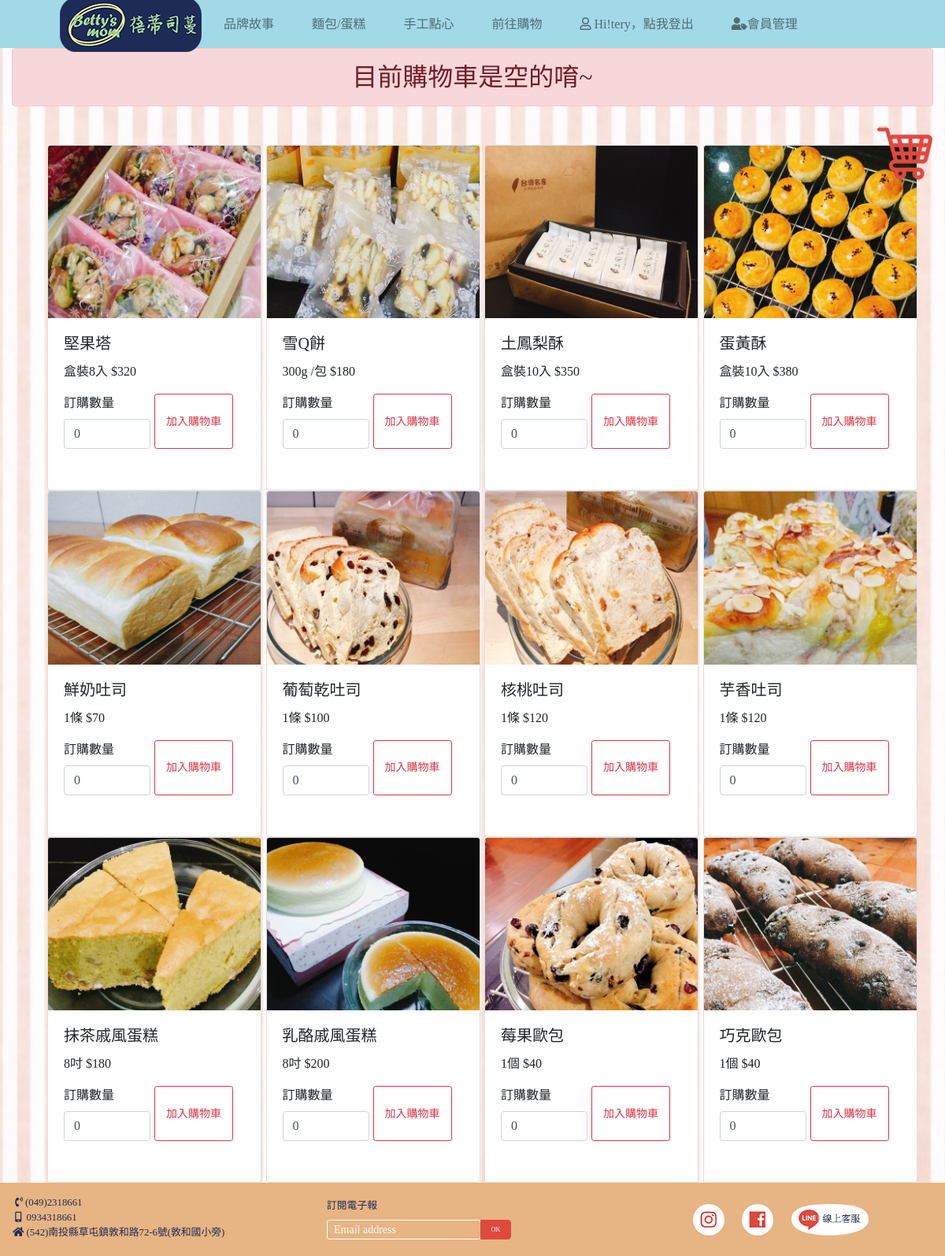
The page /market.php?errMsg=1 (signed in) on the database its author committed.
### tables this page shows
CREATE TABLE `member` (
  `member_id` int(20) NOT NULL,
  `account` varchar(20) NOT NULL,
  `password` varchar(80) NOT NULL,
  `name` varchar(8) NOT NULL,
  `gender` varchar(2) NOT NULL,
  `phonenumber` varchar(20) NOT NULL,
  `email` varchar(30) NOT NULL,
  `birthday` date NOT NULL,
  `address` varchar(50) NOT NULL
);

CREATE TABLE `product` (
  `product_id` int(20) NOT NULL,
  `product_name` varchar(20) NOT NULL,
  `spec` varchar(100) NOT NULL,
  `product_price` int(20) NOT NULL,
  `product_pic` varchar(20) NOT NULL
);

### market.php (the view, shortened to what this page needs)
<?php require_once('Connections/conn_bettysmom.php'); ?>
<?php
$logoutAction = $_SERVER['PHP_SELF']."?doLogout=true";
if ((isset($_SERVER['QUERY_STRING'])) && ($_SERVER['QUERY_STRING'] != "")){
  $logoutAction .="&". htmlentities($_SERVER['QUERY_STRING']);
}
?>
<?php
if (!function_exists("GetSQLValueString")) {
function GetSQLValueString($theValue, $theType, $theDefinedValue = "", $theNotDefinedValue = "")
{
  $theValue = function_exists("mysql_real_escape_string") ? mysql_real_escape_string($theValue) : mysql_escape_string($theValue);
  switch ($theType) {
    case "text":
      $theValue = ($theValue != "") ? "'" . $theValue . "'" : "NULL";
      break;
  }
  return $theValue;
}
}
$colname_rs_market = "-1";
if (isset($_SESSION['MM_Username'])) {
  $colname_rs_market = $_SESSION['MM_Username'];
}
$query_rs_market = sprintf("SELECT * FROM member WHERE account = %s", GetSQLValueString($colname_rs_market, "text"));
$rs_market = mysql_query($query_rs_market, $conn_bettysmom) or die(mysql_error());
$row_rs_market = mysql_fetch_assoc($rs_market);
$totalRows_rs_market = mysql_num_rows($rs_market);
$query_rs_market2 = "SELECT * FROM product ORDER BY product_id ASC";
$rs_market2 = mysql_query($query_rs_market2, $conn_bettysmom) or die(mysql_error());
$row_rs_market2 = mysql_fetch_assoc($rs_market2);
?>
<!DOCTYPE html>
<html lang="en">
<head>
    <link rel="stylesheet" href="css/animate.css">
    <link rel="stylesheet" href="css/bootstrap.min.css">
    <link rel="stylesheet" href="https://use.fontawesome.com/releases/v5.6.3/css/all.css">
    <link rel="stylesheet" href="css/style.css">
    <link rel="stylesheet" href="css/market.css">
</head>
<body>
    <header>
        <div class="container">
            <nav class="navbar navbar-light navbar-expand-md justify-content-between" style="background-color: #A2D9E7; ">
                <div class="container-fluid">
                <a href="index.php">
                    <img src="img/logo180.png" alt="" class="navbar-brand">
                    </a>
                    <div class="navbar-collapse collapse dual-nav w-50 order-1 order-md-0">
                        <ul class="navbar-nav ">
                            <li class="nav-item ">
                                <a class="nav-link" href="about.php" id="navbarDropdown" role="button" aria-haspopup="true" aria-expanded="false">
                                                                品牌故事&emsp;&emsp;
                                                            </a>
                            </li>
                            <li class="nav-item dropdown ">
                                <a class="nav-link" href="product1.php" id="navbarDropdown" role="button" aria-haspopup="true" aria-expanded="false">
                                                            麵包/蛋糕&emsp;&emsp;
                                                    </a>
                            </li>
                            <li class="nav-item dropdown ">
                                <a class="nav-link" href="product2.php" id="navbarDropdown" role="button" aria-haspopup="true" aria-expanded="false">
                                                       手工點心&emsp;&emsp;
                                                    </a>
                            </li>
                            <li class="nav-item ">
                                <a class="nav-link" href="market.php" id="navbarDropdown" role="button" aria-haspopup="true" aria-expanded="false">
                                                        前往購物&emsp;&emsp;
                                                    </a>
                            </li>
                            <?php if ($totalRows_rs_market > 0) {  ?>
                            <li>
                            <a class="nav-link " href="<?php echo $logoutAction ?>" id="navbarDropdown " role="button " aria-haspopup="true " aria-expanded="false ">
                            <i class="far fa-user "></i> Hi!<?php echo $row_rs_market['name']; ?>，點我登出&emsp;&emsp;
                            </a>
                            </li>
                            <?php }  ?>
                            <?php if ($totalRows_rs_market > 0) {  ?>
                                <li>
                                <a class="nav-link " href="member.php" id="navbarDropdown " role="button " aria-haspopup="true " aria-expanded="false ">
                                    <i class="fas fa-user-tag"></i>會員管理&emsp;&emsp;
                                </a>
                            </li>
                            <?php }  ?>
                        </ul>
                    </div>
                </div>
            </nav>
        </div>
    </header>
    <section>
        <?php  if ($_GET['errMsg'] == 1){ ?>
        <div class="row t123">
            <div class="col-sm-12 col-md-12 col-lg-12">
              <div class="alert alert-danger" role="alert">
                目前購物車是空的唷~
                </div>
              </div>
          </div>
        <?php }  ?>
        <div class="car animated infinite bounce delay-0s">
        <a href="cartprocess.php">
        <img src="img/car.png" alt="car">
        </a>
        </div>
        <div class="container">
            <div class="row" style="margin-top:3%">
                <?php do { ?>
                <div class="col-sm-12 col-md-6 col-lg-3">
                    <div class="card" style="width: 17rem;">
                      <img src="img/market_img/<?php echo $row_rs_market2['product_pic']; ?>" class="card-img-top" alt="...">
                      <form action="cartprocess.php">
                        <div class="card-body">
                          <h5 class="card-title"><?php echo $row_rs_market2['product_name']; ?></h5>
                          <p class="card-text"><?php echo $row_rs_market2['spec']; ?> $<?php echo $row_rs_market2['product_price']; ?></p>
                          <div class="form-row">
                              <div class="form-group col-md-6">
                              <label for="inputState">訂購數量</label>
                              <input class="form-control" type="number" name="qty" min="1" max="30" value="0">
                              </div>
                            <input type="submit" class="btn btn-outline-danger btn-sm form-group col-md-5" value="加入購物車">
                          </div>
                        </div>
                      </form>
                    </div>
                </div>
                <?php } while ($row_rs_market2 = mysql_fetch_assoc($rs_market2)); ?>
            </div>
        </div>
    </section>
    <footer>
        <div class="row ">
            <div class=" col-sm-12 col-md-4 col-lg-4 " style="background-color: #E7B483;padding-top:1rem; padding-left:1rem; ">
                <ui class="text " style="list-style-type:none ">
                    <li>&nbsp;<i class="fas fa-phone-volume "></i>&nbsp;(049)2318661</li>
                    <li>&nbsp;<i class="fas fa-mobile-alt "></i>&nbsp;&nbsp;0934318661</li>
                    <li><i class="fas fa-home "></i>&nbsp;(542)南投縣草屯鎮敦和路72-6號(敦和國小旁)</li>
                </ui>
            </div>
            <div class=" col-sm-12 col-md-4 col-lg-4 " id="wordtextboxcenter" style="background-color: #E7B483;padding-top:1rem; ">
                <label for="exampleFormControlInput1 ">訂閱電子報</label>
                <br>
                <div class="input-group text " id="textboxcenter">
                    <input type="email " class="form-control-sm " placeholder="Email address " aria-label="Recipient 's username" aria-describedby="basic-addon2">
                    <div class="input-group-append">
                        <button class="btn btn-outline-primary" type=" button ">OK</button>
                    </div>
                </div>
            </div>
            <div class=" col-sm-12 col-md-4 col-lg-4 footerlogo " style="background-color:#E7B483; padding-top:1rem; padding-left: 1rem">
                <img style="margin:3% 5% 7% 0%; " class="img-responsive " src="img/iglogo.png " alt="iglogo ">
                <img style="margin:3% 5% 7% 0%; " class="img-responsive " src="img/facebooklogo.png " alt="facebooklogo ">
                <img style="margin:3% 5% 7% 0%; " class="img-responsive " src="img/linelogo.png " alt="linelogo ">
            </div>
        </div>
    </footer>
</body>
</html>

### css/style.css (style rules this page uses)
body, header, section, footer { font-family: Microsoft JhengHei; }
body { background: url("../img/indeximg.jpg") center center no-repeat; background-attachment: fixed; background-size: cover; }
header { width: 100%; height: 3.8rem; background-color: #A2D9E7; position: fixed; top: 0; z-index: 50; }
.navbar-brand { margin: -20px 20px -20px 0px; }
footer .text { font-size: 0.8rem; color: #1D2B56; }
footer label { font-size: 0.8rem; color: #1D2B56; }
a:link { color: #1D2B56; }
.footerlogo { text-align: center; }
::placeholder { color: white; }

### css/market.css (style rules this page uses)
body { background-color: rgb(248, 237, 246); }
.t123 { font-size: 2rem; text-align: center; }
.car { position: fixed; z-index: 50; right: 1rem; top: 10rem; }

### rows shown on the page
member: name "tery"
product: product_pic (picture), product_name "堅果塔", spec "盒裝8入", product_price "320"
product: product_pic (picture), product_name "雪Q餅", spec "300g /包", product_price "180"
product: product_pic (picture), product_name "土鳳梨酥", spec "盒裝10入", product_price "350"
product: product_pic (picture), product_name "蛋黃酥", spec "盒裝10入", product_price "380"
product: product_pic (picture), product_name "鮮奶吐司", spec "1條", product_price "70"
product: product_pic (picture), product_name "葡萄乾吐司", spec "1條", product_price "100"
product: product_pic (picture), product_name "核桃吐司", spec "1條", product_price "120"
product: product_pic (picture), product_name "芋香吐司", spec "1條", product_price "120"
product: product_pic (picture), product_name "抹茶戚風蛋糕", spec "8吋", product_price "180"
product: product_pic (picture), product_name "乳酪戚風蛋糕", spec "8吋", product_price "200"
product: product_pic (picture), product_name "莓果歐包", spec "1個", product_price "40"
product: product_pic (picture), product_name "巧克歐包", spec "1個", product_price "40"
